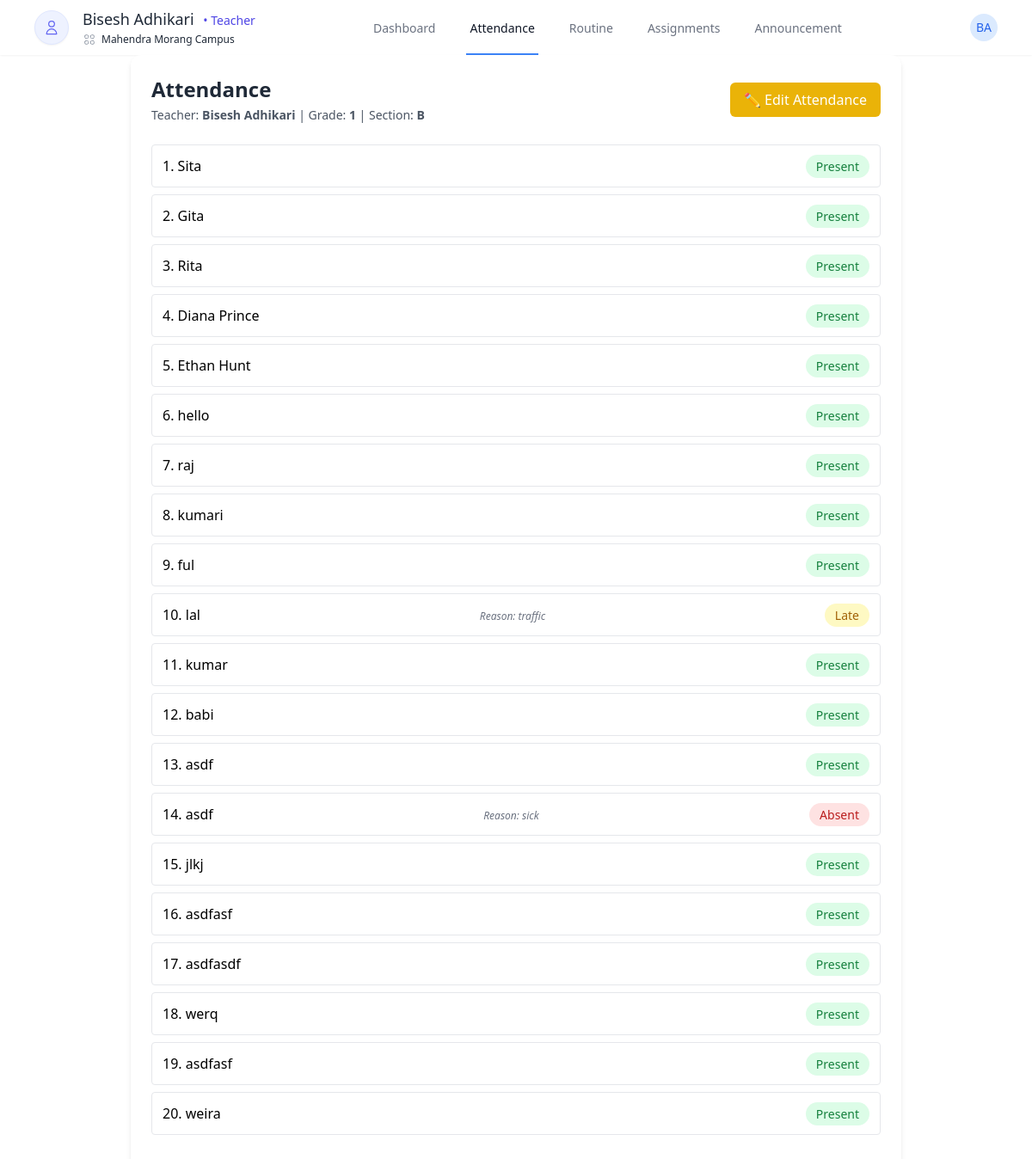
Screenshot of /student/attendance/ (signed in) with the database file from the repository.
### users/models.py (models this page shows, shortened)
class CustomUser(AbstractUser):
    school = models.ForeignKey(School, on_delete=models.CASCADE, null=True, blank=True)
    is_school_admin = models.BooleanField(default=False)
    is_teacher = models.BooleanField(default=False)
    is_student = models.BooleanField(default=False)

class School(models.Model):
    name = models.CharField(max_length=100, unique=True)
    created_at = models.DateTimeField(auto_now_add=True)

### school/models.py (models this page shows, shortened)
class TeacherProfile(models.Model):
    user = models.OneToOneField(settings.AUTH_USER_MODEL, on_delete=models.CASCADE)
    school = models.ForeignKey(School, on_delete=models.CASCADE)
    grade = models.ForeignKey(
        Grade,
        on_delete=models.SET_NULL,
        null=True,
        blank=True
    )
    section = models.OneToOneField(
        Section,
        on_delete=models.SET_NULL,
        null=True,
        blank=True
    )

class Grade(models.Model):
    school = models.ForeignKey(School, on_delete=models.CASCADE)
    grade_number = models.PositiveIntegerField(blank=True, null=True)
    name = models.CharField(max_length=20, blank=True, null=True)
    class Meta:
        unique_together = ('school', 'name', 'grade_number')

class Section(models.Model):
    school = models.ForeignKey(School, on_delete=models.CASCADE)
    grade = models.ForeignKey(Grade, on_delete=models.CASCADE, related_name='sections', null=True, blank=True)
    name = models.CharField(max_length=10)
    class Meta:
        unique_together = ('grade', 'name',)

class Student(models.Model):
    school = models.ForeignKey(School, on_delete=models.CASCADE)
    name = models.CharField(max_length=100)
    grade = models.ForeignKey(Grade, on_delete=models.SET_NULL, null=True, blank=True)
    section = models.ForeignKey(Section, on_delete=models.SET_NULL, null=True, blank=True)
    roll_number = models.PositiveIntegerField()

class Attendance(models.Model):
    student = models.ForeignKey(Student, on_delete=models.CASCADE)
    date = models.DateField()
    status = models.CharField(max_length=10)  # 'Present' or 'Absent'
    notes = models.TextField(blank=True, null=True)
    class Meta:
        unique_together = ('student', 'date')

### dashboard/views.py (the view)
# urls.py: path('attendance/', overall_attendance, name='overall_attendance'),
def attendance(request):
    teacher = request.user.teacherprofile
    grade = teacher.grade
    section = teacher.section
    today = timezone.now().date()
    students = Student.objects.filter(
        grade=grade,
        section=section,
        school=teacher.school
    ).order_by('roll_number')
    for student in students:
        record = Attendance.objects.filter(student=student, date=today).first()
        student.attendance_status_today = record.status if record else "Not Marked"
        student.note_today = record.notes if record else ""
    attendance_submitted = Attendance.objects.filter(
        student__grade=grade,
        student__section=section,
        student__school=teacher.school,
        date=today
    ).exists()
    context = {
        'students': students,
        'current_date': date.today(),
        'attendance_submitted': attendance_submitted,
    }
    return render(request, 'dashboard/teachers/attendance_page.html', context)

### dashboard/templatetags/custom_tags.py (called while the page is built)
@register.filter
def short_school_name(value):
    words = value.split()
    if len(words) >= 4:
        return f"{words[0]} {words[1]} {words[-1]}"
    return value

### dashboard/templates/dashboard/teachers/attendance_page.html (shortened to what this page needs)
{% extends "dashboard/base.html" %}
{% block content %}
<div class="bg-white rounded-xl shadow-md p-6 max-w-4xl mx-auto">
    <div class="flex justify-between items-center mb-6">
        <div>
            <h2 class="text-2xl font-bold text-gray-800">Attendance</h2>
            <div class="text-sm text-gray-600 mt-1">
                Teacher: <strong>{{ request.user.first_name }} {{ request.user.last_name }}</strong> |
                Grade: <strong>{{ request.user.teacherprofile.grade.grade_number }}</strong> |
                Section: <strong>{{ request.user.teacherprofile.section.name }}</strong>
            </div>
        </div>
        {% if attendance_submitted %}
            <button id="edit-btn" type="button" class="px-4 py-2 bg-yellow-500 text-white rounded-md hover:bg-yellow-600">✏️ Edit Attendance</button>
        {% else %}
            <button id="take-btn" type="button" class="px-4 py-2 bg-blue-600 text-white rounded-md hover:bg-blue-700">✅ Take Attendance</button>
        {% endif %}
    </div>
    <div id="attendance-summary-wrapper" class="space-y-2 mb-6">
        {% for student in students %}
        <div class="flex justify-between items-center border p-3 rounded attendance-summary">
            <div>{{ forloop.counter }}. {{ student.name }}</div>
            {% if student.note_today %}
                <div class="text-xs text-gray-500 mt-1 italic">Reason: {{ student.note_today }}</div>
            {% endif %}
            <div>
                <span class="px-3 py-1 rounded-full text-sm
                    {% if student.attendance_status_today == 'Absent' %} bg-red-100 text-red-700
                    {% elif student.attendance_status_today == 'Late' %} bg-yellow-100 text-yellow-700
                    {% elif student.attendance_status_today == 'Present' %} bg-green-100 text-green-700
                    {% else %} bg-gray-200 text-gray-700 {% endif %}">
                    {{ student.attendance_status_today }}
                </span>
            </div>
        </div>
        {% endfor %}
    </div>
</div>
{% endblock %}

### dashboard/templates/dashboard/navbar.html (shortened to what this page needs)
{% load custom_tags %}
<nav class="bg-white shadow-sm">
  <div class="max-w-8xl mx-auto px-10">
    <div class="flex justify-between h-16">
      <div class="flex items-center">
        {% if request.user.is_school_admin %}
        <div class="flex-shrink-0 flex items-center">
          <svg class="h-8 w-8 text-blue-500" fill="none" viewBox="0 0 24 24" stroke="currentColor">
            <path stroke-linecap="round" stroke-linejoin="round" stroke-width="2" d="M12 6.253v13m0-13C10.832 5.477 9.246 5 7.5 5S4.168 5.477 3 6.253v13C4.168 18.477 5.754 18 7.5 18s3.332.477 4.5 1.253m0-13C13.168 5.477 14.754 5 16.5 5c1.747 0 3.332.477 4.5 1.253v13C19.832 18.477 18.247 18 16.5 18c-1.746 0-3.332.477-4.5 1.253" />
          </svg>
          <span class="ml-2 text-xl font-bold text-gray-800 truncate" title="{{ request.user.school.name }}">
            {{ request.user.school.name|short_school_name }}
          </span>
        </div>
        {% elif request.user.is_teacher %}
        <div class="flex items-center gap-4">
          <div class="relative">
            <div class="w-10 h-10 rounded-full bg-indigo-50 flex items-center justify-center shadow-sm border border-indigo-100">
              <svg xmlns="http://www.w3.org/2000/svg" class="h-5 w-5 text-indigo-500" fill="none" viewBox="0 0 24 24" stroke="currentColor">
                <path stroke-linecap="round" stroke-linejoin="round" stroke-width="1.5" d="M16 7a4 4 0 11-8 0 4 4 0 018 0zM12 14a7 7 0 00-7 7h14a7 7 0 00-7-7z" />
              </svg>
            </div>
          </div>
          <div>
            <h1 class="text-lg font-medium text-gray-800 leading-tight">
              {{ request.user.first_name }} {{ request.user.last_name }}
              <span class="text-sm font-normal text-indigo-600 ml-1.5">• Teacher</span>
            </h1>
            <div class="flex items-center mt-1 text-gray-500">
            <span class="text-xs text-gray-800 truncate" title="{{ request.user.school.name }}">
              {{ request.user.school.name|short_school_name }}
            </span>
        </div>
          </div>
        </div>
        {% endif %}
      </div>
     <div class="hidden sm:ml-6 sm:flex sm:space-x-8">
      {% if request.user.is_school_admin %}
      <a href="{% url 'school_admin_dashboard' %}"
        class="{% if request.resolver_match.url_name == 'school_admin_dashboard' %}border-blue-500 text-gray-900{% else %}border-transparent text-gray-500 hover:border-gray-300 hover:text-gray-700{% endif %} inline-flex items-center px-1 pt-1 border-b-2 text-sm font-medium">
        Dashboard
      </a>
      <a href="{% url 'teachers' %}"
        class="{% if request.resolver_match.url_name == 'teachers' %}border-blue-500 text-gray-900{% else %}border-transparent text-gray-500 hover:border-gray-300 hover:text-gray-700{% endif %} inline-flex items-center px-1 pt-1 border-b-2 text-sm font-medium">
        Teachers
      </a>
      <a href="{% url 'students' %}"
        class="{% if request.resolver_match.url_name == 'students' %}border-blue-500 text-gray-900{% else %}border-transparent text-gray-500 hover:border-gray-300 hover:text-gray-700{% endif %} inline-flex items-center px-1 pt-1 border-b-2 text-sm font-medium">
        Students
      </a>
      <a href="{% url 'subjects' %}"
        class="{% if request.resolver_match.url_name == 'subjects' %}border-blue-500 text-gray-900{% else %}border-transparent text-gray-500 hover:border-gray-300 hover:text-gray-700{% endif %} inline-flex items-center px-1 pt-1 border-b-2 text-sm font-medium">
        Subjects
      </a>
      <a href="{% url 'grades' %}"
        class="{% if request.resolver_match.url_name == 'grades' %}border-blue-500 text-gray-900{% else %}border-transparent text-gray-500 hover:border-gray-300 hover:text-gray-700{% endif %} inline-flex items-center px-1 pt-1 border-b-2 text-sm font-medium">
        Grades & Sections
      </a>
      <a href="{% url 'overall_attendance' %}"
        class="{% if request.resolver_match.url_name == 'overall_attendance' %}border-blue-500 text-gray-900{% else %}border-transparent text-gray-500 hover:border-gray-300 hover:text-gray-700{% endif %} inline-flex items-center px-1 pt-1 border-b-2 text-sm font-medium">
        Attendance
      </a>
      <a href="{% url 'routine_setup' %}"
        class="{% if request.resolver_match.url_name == 'routine_setup' %}border-blue-500 text-gray-900{% else %}border-transparent text-gray-500 hover:border-gray-300 hover:text-gray-700{% endif %} inline-flex items-center px-1 pt-1 border-b-2 text-sm font-medium">
        Routine Setup
      </a>
      {% comment %} <a href=""
        class="{% if request.resolver_match.url_name == 'reports' %}border-blue-500 text-gray-900{% else %}border-transparent text-gray-500 hover:border-gray-300 hover:text-gray-700{% endif %} inline-flex items-center px-1 pt-1 border-b-2 text-sm font-medium">
        Reports
      </a> {% endcomment %}
      {% elif request.user.is_teacher %}
      <a href="{% url 'teacher_dashboard' %}"
        class="{% if request.resolver_match.url_name == 'teacher_dashboard' %}border-blue-500 text-gray-900{% else %}border-transparent text-gray-500 hover:border-gray-300 hover:text-gray-700{% endif %} inline-flex items-center px-1 pt-1 border-b-2 text-sm font-medium">
        Dashboard
      </a>
      <a href="{% url 'attendance' %}"
        class="{% if request.resolver_match.url_name == 'attendance' %}border-blue-500 text-gray-900{% else %}border-transparent text-gray-500 hover:border-gray-300 hover:text-gray-700{% endif %} inline-flex items-center px-1 pt-1 border-b-2 text-sm font-medium">
        Attendance
      </a>
      <a href="{% url 'teacher_routine' %}"
        class="{% if request.resolver_match.url_name == 'assignments' %}border-blue-500 text-gray-900{% else %}border-transparent text-gray-500 hover:border-gray-300 hover:text-gray-700{% endif %} inline-flex items-center px-1 pt-1 border-b-2 text-sm font-medium">
        Routine
      </a>
      <a href="#"
        class="{% if request.resolver_match.url_name == 'assignments' %}border-blue-500 text-gray-900{% else %}border-transparent text-gray-500 hover:border-gray-300 hover:text-gray-700{% endif %} inline-flex items-center px-1 pt-1 border-b-2 text-sm font-medium">
        Assignments
      </a>
      <a href="#"
        class="{% if request.resolver_match.url_name == 'announcement' %}border-blue-500 text-gray-900{% else %}border-transparent text-gray-500 hover:border-gray-300 hover:text-gray-700{% endif %} inline-flex items-center px-1 pt-1 border-b-2 text-sm font-medium">
        Announcement
      </a>
      {% endif %}
    </div>
      <div class="hidden sm:ml-6 sm:flex sm:items-center">
        <div class="ml-3 relative">
          <div>
            <button type="button" class="bg-white rounded-full flex text-sm focus:outline-none focus:ring-2 focus:ring-offset-2 focus:ring-blue-500" id="user-menu-button" aria-expanded="false" aria-haspopup="true">
              {% if request.user.is_school_admin %}
              <div class="h-8 w-8 rounded-full bg-blue-100 flex items-center justify-center text-blue-600 font-medium">
                {{ request.user.school.name|first }}
              </div>
              {% else %}
              <div class="h-8 w-8 rounded-full bg-blue-100 flex items-center justify-center text-blue-600 font-medium">
                {{ request.user.first_name|first }}{{ request.user.last_name|first }}
              {% endif %}
            </button>
          </div>
        </div>
      </div>
    </div>
  </div>
</nav>

### rows the page displays
CustomUser: user.first_name "Bisesh", user.last_name "Adhikari", user.school.name|short_school_name "Mahendra Morang Campus", user.first_name|first "B", user.last_name|first "A", user.teacherprofile.grade.grade_number "1", user.teacherprofile.section.name "B"
Student: name "Sita", attendance_status_today "Present"
Student: name "Gita", attendance_status_today "Present"
Student: name "Rita", attendance_status_today "Present"
Student: name "Diana Prince", attendance_status_today "Present"
Student: name "Ethan Hunt", attendance_status_today "Present"
Student: name "hello", attendance_status_today "Present"
Student: name "raj", attendance_status_today "Present"
Student: name "kumari", attendance_status_today "Present"
Student: name "ful", attendance_status_today "Present"
Student: name "lal", note_today "traffic", attendance_status_today "Late"
Student: name "kumar", attendance_status_today "Present"
Student: name "babi", attendance_status_today "Present"
Student: name "asdf", attendance_status_today "Present"
Student: name "asdf", note_today "sick", attendance_status_today "Absent"
Student: name "jlkj", attendance_status_today "Present"
Student: name "asdfasf", attendance_status_today "Present"
Student: name "asdfasdf", attendance_status_today "Present"
Student: name "werq", attendance_status_today "Present"
Student: name "asdfasf", attendance_status_today "Present"
Student: name "weira", attendance_status_today "Present"
